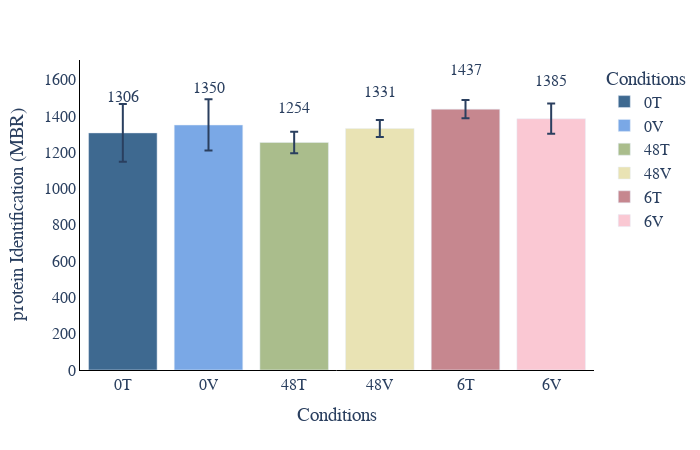

Here is the notebook cell this chart was saved with:
### Code cell
#ID plot(protein and peptides)
plot_options={
            "mean label": "True",
            "error bar": "ci95", #None, stdev, or ci95
            "X Title": "Conditions",
            "Y Title": "protein Identification (MBR)",
            "color": ["#3E6990", "#7aa8e6","#AABD8C", "#E9E3B4", "#C6878F", "#fac8d3","#F39B6D",  "pink",
                  "orange", "brown", "pink", "gray", "olive", "cyan", "black","red",
                  "yellow","green","blue","indigo","violet"],
            "width": 700,
            "height": 450,
            "font": dict(size=16, family="Arial black"),
            "ID mode": "total",#grouped, total, MS2, grouped_stacked, stacked
            "Group By X": "Conditions", #ID_Mode does MS2 vs MBR
            "Group By Color": "Hours",#ID_Mode does MS2 vs MBR
            "Group By Stack": "ID_Mode" #ID_Mode does MS2 vs MBR
        }
plot_options["plot_type"] = "1" # 1 is protein, 2 is peptide
figure ,_ ,_ =ID_plots(data_obj, plot_options, saved_settings)
figure.show()

### Figure 1 — Plotly figure (JSON) as saved in the notebook; plotly's stock layout.template omitted (floating-point values rounded to 4 significant figures)
{"data": [{"alignmentgroup": "True", "error_y": {"array": [159.2]}, "hovertemplate": "Conditions=%{x}<br>IDs=%{y}<extra></extra>", "legendgroup": "0T", "marker": {"color": "#3E6990", "pattern": {"shape": ""}}, "name": "0T", "offsetgroup": "0T", "orientation": "v", "showlegend": true, "textposition": "auto", "type": "bar", "x": ["0T"], "xaxis": "x", "y": [1307.0], "yaxis": "y"}, {"alignmentgroup": "True", "error_y": {"array": [141.2]}, "hovertemplate": "Conditions=%{x}<br>IDs=%{y}<extra></extra>", "legendgroup": "0V", "marker": {"color": "#7aa8e6", "pattern": {"shape": ""}}, "name": "0V", "offsetgroup": "0V", "orientation": "v", "showlegend": true, "textposition": "auto", "type": "bar", "x": ["0V"], "xaxis": "x", "y": [1350.0], "yaxis": "y"}, {"alignmentgroup": "True", "error_y": {"array": [59.19]}, "hovertemplate": "Conditions=%{x}<br>IDs=%{y}<extra></extra>", "legendgroup": "48T", "marker": {"color": "#AABD8C", "pattern": {"shape": ""}}, "name": "48T", "offsetgroup": "48T", "orientation": "v", "showlegend": true, "textposition": "auto", "type": "bar", "x": ["48T"], "xaxis": "x", "y": [1254.0], "yaxis": "y"}, {"alignmentgroup": "True", "error_y": {"array": [47.16]}, "hovertemplate": "Conditions=%{x}<br>IDs=%{y}<extra></extra>", "legendgroup": "48V", "marker": {"color": "#E9E3B4", "pattern": {"shape": ""}}, "name": "48V", "offsetgroup": "48V", "orientation": "v", "showlegend": true, "textposition": "auto", "type": "bar", "x": ["48V"], "xaxis": "x", "y": [1331.0], "yaxis": "y"}, {"alignmentgroup": "True", "error_y": {"array": [49.81]}, "hovertemplate": "Conditions=%{x}<br>IDs=%{y}<extra></extra>", "legendgroup": "6T", "marker": {"color": "#C6878F", "pattern": {"shape": ""}}, "name": "6T", "offsetgroup": "6T", "orientation": "v", "showlegend": true, "textposition": "auto", "type": "bar", "x": ["6T"], "xaxis": "x", "y": [1438.0], "yaxis": "y"}, {"alignmentgroup": "True", "error_y": {"array": [83.26]}, "hovertemplate": "Conditions=%{x}<br>IDs=%{y}<extra></extra>", "legendgroup": "6V", "marker": {"color": "#fac8d3", "pattern": {"shape": ""}}, "name": "6V", "offsetgroup": "6V", "orientation": "v", "showlegend": true, "textposition": "auto", "type": "bar", "x": ["6V"], "xaxis": "x", "y": [1385], "yaxis": "y"}], "layout": {"annotations": [{"showarrow": false, "text": "1306", "x": "0T", "y": 1503.0}, {"showarrow": false, "text": "1350", "x": "0V", "y": 1553.0}, {"showarrow": false, "text": "1254", "x": "48T", "y": 1442.0}, {"showarrow": false, "text": "1331", "x": "48V", "y": 1531.0}, {"showarrow": false, "text": "1437", "x": "6T", "y": 1653.0}, {"showarrow": false, "text": "1385", "x": "6V", "y": 1593.0}], "barmode": "relative", "font": {"family": "Arial black", "size": 16}, "height": 450, "legend": {"title": {"text": "Conditions"}, "tracegroupgap": 0}, "margin": {"t": 60}, "paper_bgcolor": "rgba(255, 255, 255, 255)", "plot_bgcolor": "rgba(255, 255, 255, 255)", "width": 700, "xaxis": {"anchor": "y", "categoryarray": ["0T", "0V", "48T", "48V", "6T", "6V"], "categoryorder": "array", "domain": [0, 1], "linecolor": "black", "linewidth": 1, "showline": true, "title": {"text": "Conditions"}}, "yaxis": {"anchor": "x", "domain": [0, 1], "linecolor": "black", "linewidth": 1, "showline": true, "title": {"text": "protein Identification (MBR)"}}}}
